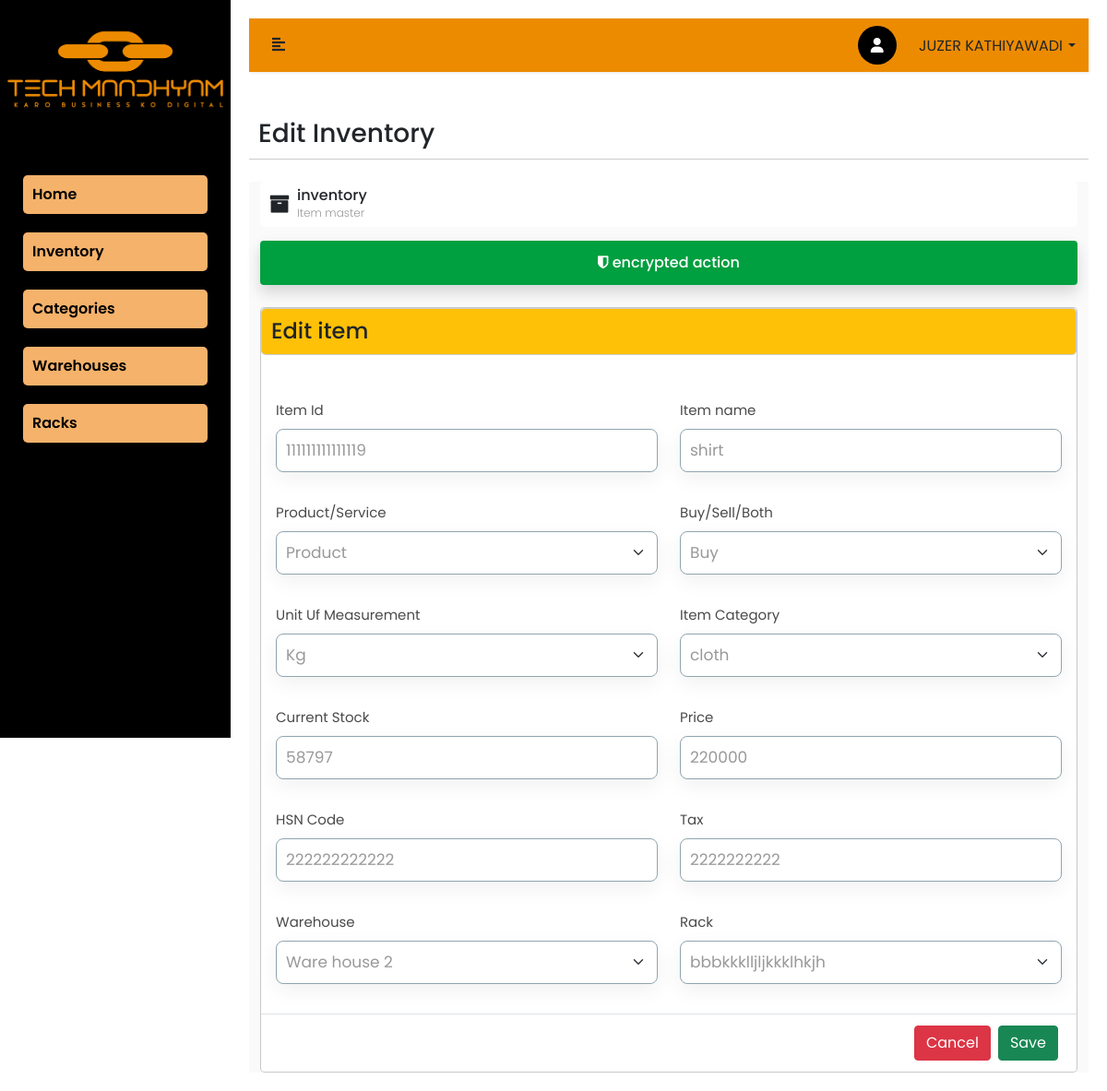
Page /inventory/edit-inventory-item/2 (signed in) on the committed database.
### inventory/models.py (models this page shows, shortened)
class Inventory(models.Model):
    user = models.ForeignKey(User,on_delete = models.CASCADE)
    warehouse = models.ForeignKey(Warehouse, on_delete = models.CASCADE, null = True) # remove this feild
    item_category = models.ForeignKey(Category,on_delete = models.CASCADE,null = True)# remove this feild
    item_rack = models.ForeignKey(Rack,on_delete=models.CASCADE,null=True)# remove this feild
    sku = models.CharField(max_length=200)
    item_name = models.CharField(max_length=200)
    stock = models.CharField(max_length=200)
    racks = models.CharField(max_length=200, null=True)
    product_or_service = models.CharField(max_length=200, choices=PRODUCT_SERVICE, default="Product")
    price = models.CharField(max_length=200, null=True)
    unit_of_measurement =  models.CharField(max_length=300, choices=ITEM_UNIT, default="Kg", null=True)
    hsn_code = models.CharField(max_length=300)
    type = models.CharField(max_length=300, choices=ITEM_TYPE, default="Sell", null=True)
    tax = models.CharField(max_length=200, null=True)
    barcode = models.ImageField(upload_to='barcode/', blank=True)
    created_at = models.DateTimeField(auto_now_add=True, null=True, blank=True)
    updated_at = models.DateTimeField(auto_now_add=True, null=True, blank=True)

class Warehouse(models.Model):
    user = models.ForeignKey(User, on_delete=models.CASCADE, null=True)
    name = models.CharField(max_length=300)
    address = models.TextField(max_length=300, null=True)
    description = models.TextField(max_length=300, null=True)
    country = models.CharField(max_length=200, null = True)
    state = models.CharField(max_length=50, choices = STATE_CHOICES, null=True)
    city = models.CharField(max_length=100, null = True)
    zip_code = models.CharField(max_length=10, null=True)
    created_at = models.DateTimeField(auto_now_add=True, null=True, blank=True)
    updated_at = models.DateTimeField(auto_now_add=True, null=True, blank=True)
    def __str__(self) -> str:
        return self.name

class Category(models.Model):
    user = models.ForeignKey(User, on_delete=models.CASCADE)
    warehouse = models.ForeignKey(Warehouse, on_delete=models.CASCADE, null = True)
    name = models.CharField(max_length=200,null=True)
    description = models.CharField(max_length=200,null=True, default="")
    created_at = models.DateTimeField(auto_now_add=True, null=True, blank=True)
    updated_at = models.DateTimeField(auto_now_add=True, null=True, blank=True)
    def __str__(self):
        return self.name

### inventory/views.py (the view, shortened to what this page needs)
# urls.py: path('edit-inventory-item/<str:id>', EditInventoryItem.as_view(), name ='edit-inventory-item'),
@method_decorator([login_required], name="dispatch")
class EditInventoryItem(View):
    template_name: str = "edit_inventory_items.html"
    def get(self, request, id):
        categories = Category.objects.filter(user=request.user)
        item_detail = Inventory.objects.filter(id=id)
        warehouses = Warehouse.objects.filter(user = request.user)
        all_racks = Rack.objects.order_by('-updated_at').filter(user = request.user)
        return render(request, self.template_name, locals())

### templates/edit_inventory_items.html (shortened to what this page needs)
{% extends "base.html" %}
{% load static %}
{% block content %}
<div>
    <div class="w-100">
        <h3 class="page_header mb-4">Edit Inventory</h3>
    <div class="item-master">
        <div class="container-fluid">
            <div class="tab-content">
                <div class="tab-pane fade show active" >
                    <div class="d-flex justify-content-between inventory">
                        <div class="d-flex">
                            <i class="fa fa-archive" aria-hidden="true"></i>
                            <span class="ps-2">
                                <h6 class="m-0">inventory</h6>
                                <p class="m-0">Item master</p>
                            </span>
                        </div>
                    </div>
                    <div class=" sub-heading shadow mb-4 rounded text-center encrypted_header">
                        <i class="fa fa-shield" aria-hidden="true"></i>
                        encrypted action
                    </div>
                    <div class="items-content">
                        <div class="items-header bg-warning">
                            <h4 class="items-title mb-0">Edit item</h4>
                        </div>
                    <form method="POST">
                        <div class="items-body">
                                <div class="row">
                                    {% for detail in item_detail %}
                                    <div class="col-md-6">
                                        <div class="py-md-3 pt-0 pb-3">
                                            <label for="item" class="label-blue">Item Id</label>
                                            <input type="text" id="item_sku" name="item_sku" value="{{ detail.sku }}" class="form-control add_single_field" id="item_sku">
                                        </div>
                                        <div class="py-md-3 pt-0 pb-3">
                                            <label for="ProductService"
                                                class="label-blue">Product/Service</label>
                                                <select class="form-select add_single_field" name="service_product" id="service_product">
                                                    {% if detail.product_or_service %}
                                                    <option value="{{ detail.product_or_service }}" selected>{{ detail.product_or_service }}</option>
                                                    {% endif %}
                                                </select>
                                        </div>
                                        <div class="py-md-3 pt-0 pb-3">
                                            <label for="unit" class="label-blue">Unit Uf
                                                Measurement</label>
                                                <select class="form-select add_single_field" id="unit" name="unit">
                                                    {% if detail.unit_of_measurement %}
                                                    <option value="{{detail.unit_of_measurement}}"selected>{{detail.unit_of_measurement}}</option>
                                                    {% else %}
                                                        <option selected>Select Unit</option>
                                                        <option value="M">M</option>
                                                        <option value="Kg">Kg</option>
                                                    {% endif %}
                                                </select>
                                        </div>
                                        <div class="py-md-3 pt-0 pb-3">
                                            <label for="stock" class="label-blue">Current
                                                Stock</label>
                                                <input type="text" name="stock" value="{{ detail.stock }}" id="stock" class="form-control add_single_field">
                                            </div>
                                        <div class="py-md-3 pt-0 pb-3">
                                            <label for="code" class="label-blue">HSN Code</label>
                                            <input type="text" name="hsn_code" value="{{ detail.hsn_code }}" id="hsn_code" class="form-control add_single_field">
                                        </div>
                                        <div class="py-md-3 pt-0 pb-3">
                                            <label for="code" class="label-blue">Warehouse</label>
                                            <select class="form-select add_single_field" id="ware_house" name="ware_house">
                                                {% if detail.warehouse %}
                                                    <option value="{{ detail.warehouse.id }}"selected>{{ detail.warehouse }}</option>
                                                {% endif %}
                                            </select>
                                        </div>
                                    </div>
                                    <div class="col-md-6">
                                        <div class="py-md-3 pt-0 pb-3">
                                            <label for="Iname" class="label-blue">Item name</label>
                                            <input type="text" id="item_name" value="{{ detail.item_name }}" name="item_name" class="form-control add_single_field">
                                        </div>
                                        <div class="py-md-3 pt-0 pb-3">
                                            <label for="buy"
                                                class="label-blue">Buy/Sell/Both</label>
                                                <select class="form-select add_single_field" id="item_type" name="item_type">
                                                    {% if detail.type %}
                                                        <option value="{{ detail.type }}"selected>{{ detail.type }}</option>
                                                    {% endif %}
                                                </select>
                                        </div>
                                        <div class="py-md-3 pt-0 pb-3">
                                            <label for="itemCategory" class="label-blue">Item
                                                Category</label>
                                                <select class="form-select add_single_field" name="category">
                                                    {% if detail.item_category %}
                                                        <option value="{{ detail.item_category.id }}" selected>{{ detail.item_category }}</option>
                                                    {% endif%}
                                                </select>
                                        </div>
                                        <div class="py-md-3 pt-0 pb-3">
                                            <label for="Price" class="label-blue">Price</label>
                                            <input type="text" name="item_price" value="{{ detail.price }}"id="item_price" class="form-control add_single_field">
                                        </div>
                                        <div class="py-md-3 pt-0 pb-3">
                                            <label for="tax" class="label-blue">Tax</label>
                                            <input type="text" name="tax" id="tax" value="{{ detail.tax }}" class="form-control add_single_field">
                                        </div>
                                        <div class="py-md-3 pt-0 pb-3">
                                            <label for="itemCategory" class="label-blue">Rack</label>
                                                <select class="form-select add_single_field" name="rack">
                                                    {% for rack in all_racks %}
                                                        {% if rack.rack != detail.racks %}
                                                            <option value="{{rack.id}}">{{rack.rack}}</option>
                                                        {%endif%}
                                                    {% endfor %}
                                                </select>
                                        </div>
                                    </div>
                                    {% endfor %}
                                </div>
                        </div>
                        <div class="itmes-footer">
                            <a href="{% url 'add-single-inventory-item'%}"><button type="button" class="btn btn-danger">Cancel</button></a>
                            <input type="submit" id="btn-submit" class="btn btn-success mx-2" value="Save">
                        </div>
                    </form>
                    </div>
                </div>
            </div>
        </div>
        </div>
    </div>
</div>
{% endblock content %}

### templates/base.html (shortened to what this page needs)
<!doctype html>
<html lang="en">
{% load static %}
<head>
  <link rel="stylesheet" type="text/css" href="https://cdnjs.cloudflare.com/ajax/libs/font-awesome/6.2.0/css/all.min.css">
  <link href="https://unpkg.com/aos@2.3.1/dist/aos.css" rel="stylesheet">
  <link rel="stylesheet" type="text/css" href="https://cdnjs.cloudflare.com/ajax/libs/font-awesome/5.7.1/css/all.min.css">
  <link rel="stylesheet" href="{% static 'css/bootstrap.min.css' %}">
  <link rel="stylesheet" href="{% static 'css/style.css' %}">
  <link rel="stylesheet" href="{% static 'css/inventory.css' %}">
  <link rel="stylesheet" href="https://cdnjs.cloudflare.com/ajax/libs/font-awesome/5.7.0/css/all.min.css">
  <link rel="stylesheet" href="https://cdnjs.cloudflare.com/ajax/libs/font-awesome/4.7.0/css/font-awesome.min.css">
</head>
<body class="body">
    <nav id="sidebar" class="sidbar">
        <img class="" src="{% static '/img/tech-logo.png' %}">
          <ul class="list-unstyled components">
              <li class="active home">
                  <a  href="{% url 'home' %} " aria-expanded="false" class="home-heading">Home</a>
              </li>
              <li class=" home">
                  <a  href="{% url 'add-single-inventory-item' %}"  aria-expanded="false" class="home-heading">Inventory</a>
              </li>
              <li class=" home">
                <a  href="{% url 'add-category' %}"  aria-expanded="false" class="home-heading">Categories</a>
            </li>
            <li class=" home">
                <a  href="{% url 'add-warehouse' %}"  aria-expanded="false" class="home-heading">Warehouses</a>
            </li>
            <li class=" home">
                <a  href="{% url 'add-rack' %}"  aria-expanded="false" class="home-heading">Racks</a>
            </li>
          </ul>
    </nav>
    <div id="content">
        <nav class="navbar navbar-expand-lg navbar-light"  style="background-color: #ed8b00;">
            <div class="container-fluid">
                <button type="button" id="sidebarCollapse" class="btn text-sidebar bg-turbo-yellow">
                    <i class="fas fa-align-left"></i>
                </button>
                <div class="collapse navbar-collapse navbar_menu justify-content-between" id="navbarSupportedContent">
                    <div class="header-profile pe-3">
                            <div class="dropdown">
                                <i class="fa-solid fa-user profile-icon"></i>
                                <a class="dropdown-button dropdown-toggle" href="#" role="button" id="dropdownMenuLink" data-bs-toggle="dropdown" aria-expanded="false">
                                    {{ user.first_name|upper }} {{user.last_name|upper}}
                                </a>
                              </div>
                    </div>
                </div>
            </div>
        </nav>
        {% block content %}
        {% endblock content %}
    </div>
</body>
</html>

### rows in the picture
Inventory: item_sku "111111111111119", service_product "Product", unit "Kg", stock "58797", hsn_code "222222222222", ware_house "Ware house 2", item_name "shirt", item_type "Buy", category "cloth", item_price "220000", tax "2222222222"

### other values in the picture
{{ user.first_name|upper }} "JUZER"
{{ user.last_name|upper }} "KATHIYAWADI"
form field rack "bbbkkklljljkkklhkjh"
